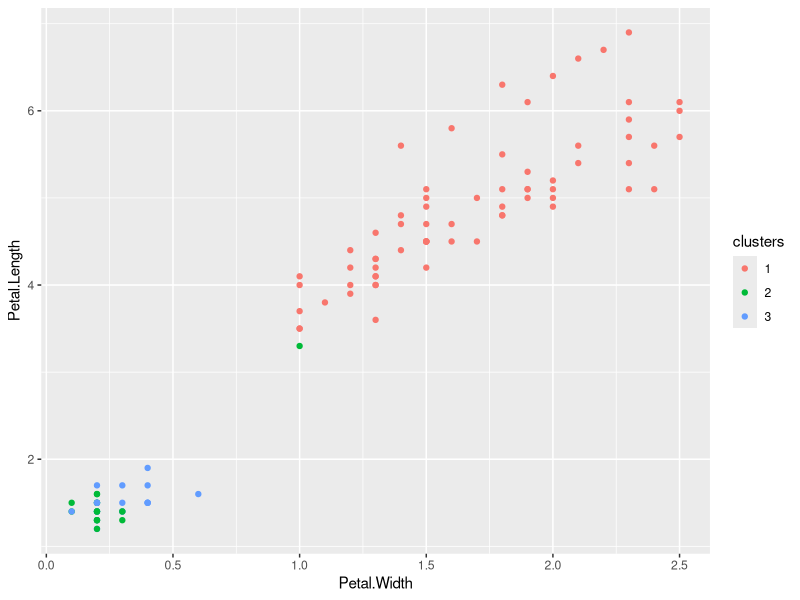

Recreate this plot in R.
## ---- chunk 1
# make this an external chunk that can be included in any file
options(width = 100)
library(knitr)
opts_chunk$set(message = F, error = F, warning = F, comment = NA, fig.align = 'center', dpi = 100, tidy = F, cache.path = '.cache/', fig.path = 'E:/Conrad_github/courses/08_PracticalMachineLearning/026unsupervisedPrediction/fig/')

options(xtable.type = 'html')
knit_hooks$set(inline = function(x) {
  if(is.numeric(x)) {
    round(x, getOption('digits'))
  } else {
    paste(as.character(x), collapse = ', ')
  }
})
knit_hooks$set(plot = knitr:::hook_plot_html)
## ---- chunk 2
data(iris); library(ggplot2);library(caret)
inTrain <- createDataPartition(y=iris$Species,
                              p=0.7, list=FALSE)
training <- iris[inTrain,]
testing <- iris[-inTrain,]
dim(training); dim(testing)
## ---- chunk 3
kMeans1 <- kmeans(subset(training,select=-c(Species)),centers=3)
training$clusters <- as.factor(kMeans1$cluster)
qplot(Petal.Width,Petal.Length,colour=clusters,data=training)
## ---- chunk 4
table(kMeans1$cluster,training$Species)
## ---- chunk 5
modFit <- train(clusters ~.,data=subset(training,select=-c(Species)),method="rpart")
table(predict(modFit,training),training$Species)
## ---- chunk 6
testClusterPred <- predict(modFit,testing) 
table(testClusterPred ,testing$Species)
